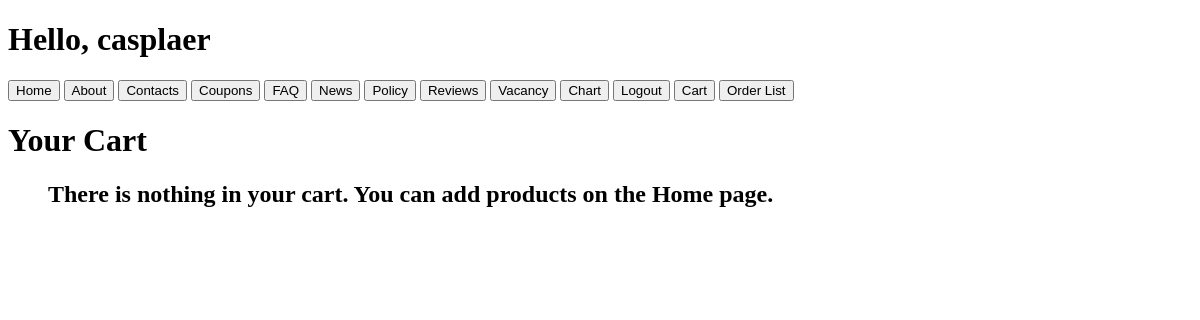
The app's page /cart/ (signed in), older data.
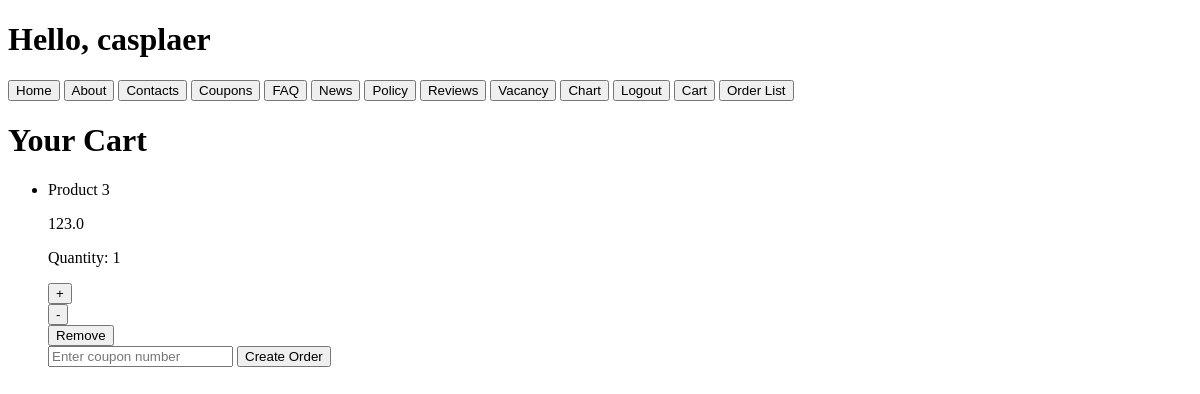
The same page, newer data.
### base/models.py (models this page shows, shortened)
class CartItem(models.Model):
    cart = models.ForeignKey(Cart, on_delete=models.CASCADE)
    product = models.ForeignKey(Product, on_delete=models.CASCADE)
    quantity = models.PositiveIntegerField(default=1)

class Product(models.Model):
    UNIT_CHOICES = [
        ('pcs', 'Pieces'),
        ('kg', 'Kilogram'),
        ('l', 'Liter'),
    ]
    CATEGORY_CHOICES = [
        ('cat1', 'Category 1'),
        ('cat2', 'Category 2'),
        ('cat3', 'Category 3'),
    ]
    name = models.CharField(max_length=100, null=False, blank=False)
    description = models.CharField(max_length=700, null=False, blank=False)
    price = models.FloatField(validators=[MinValueValidator(0.1)], blank=False, null=False)
    amount = models.IntegerField(validators=[MinValueValidator(0)], blank=False, null=False)
    unit = models.CharField(choices=UNIT_CHOICES, max_length=3)
    category = models.CharField(choices=CATEGORY_CHOICES, max_length=15)

### base/views.py (the view)
# urls.py: path("cart/", views.view_cart,name='view_cart'),
@login_required(login_url='login')
def view_cart(request):
    cart = Cart.objects.get(user=request.user, is_new=True)
    cartproduct_set = CartItem.objects.filter(cart=cart)
    return render(request, 'base/cart.html', {'cartproduct_set': cartproduct_set})

### base/templates/base/cart.html (shortened to what this page needs)
{%include 'navbar.html'%}
<!DOCTYPE html>
<html lang="en">
<head>
</head>
<body>
    <h1>Your Cart</h1>
    <ul>
        {% if cartproduct_set.count == 0 %}
            <h2>There is nothing in your cart. You can add products on the Home page.</h2>
        {% else %}
            {% for cart_product in cartproduct_set %}
                <li>
                    <p>{{ cart_product.product.name }}</p>
                    <p>{{ cart_product.product.price }}</p>
                    <p>Quantity: {{ cart_product.quantity }}</p>
                    <form method="post" action="{% url 'update_cart' cart_product.id 'increase' %}">
                        <button type="submit">+</button>
                    </form>
                    <form method="post" action="{% url 'update_cart' cart_product.id 'decrease' %}">
                        <button type="submit">-</button>
                    </form>
                    <form method="post" action="{% url 'update_cart' cart_product.id 'remove' %}">
                        <button type="submit">Remove</button>
                    </form>
                </li>
            {% endfor %}
            <form method="get" action="{% url 'create_order' %}">
                <input type="number" name="coupon_number" placeholder="Enter coupon number" />
                <button type="submit">Create Order</button>
            </form>
        {% endif %}
    </ul>
</body>
</html>

Row changes from the older to the newer data that the page shows:
added CartItem: product.name "Product 3", product.price "123.0", quantity "1"
Text that changed along with them:
text no longer shown: "There is nothing in your cart. You can add products on the Home page."
text now shown: "Create Order"
